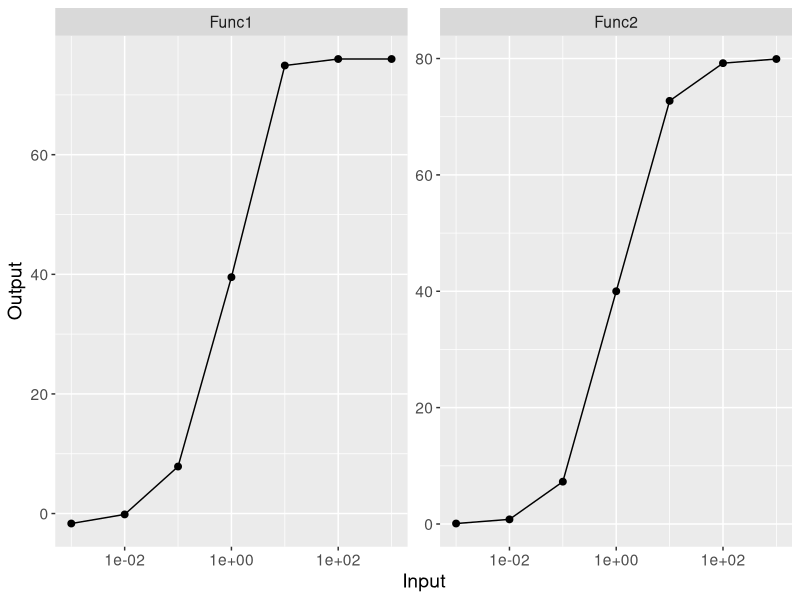

This chart was generated by the following R code:
## ---- chunk 1
knitr::opts_chunk$set(echo=FALSE,
                     message=FALSE,
                     warnings=FALSE)
library(ggplot2)
ggplot2::theme_update(text=element_text(size=14))
ggplot2::update_geom_defaults("point", list(size = 2))
## ---- chunk 2
dr1 <- function(x) 78*(1-exp(-.76*x^.75))-2
dr2 <- function(x) 80*x/(x+1)

dose <- 10^seq(-3,3)
dr1Data <- data.frame(Function="Func1", Input=dose, Output=dr1(dose))
dr2Data <- data.frame(Function="Func2", Input=dose, Output=dr2(dose))
drData <- rbind(dr1Data, dr2Data) 
drPlot <- ggplot(drData, aes(x=Input, y=Output)) +
  facet_wrap(~Function, scale="free_y") +
  scale_x_log10() +
  geom_point() +
  geom_line()
print(drPlot)
